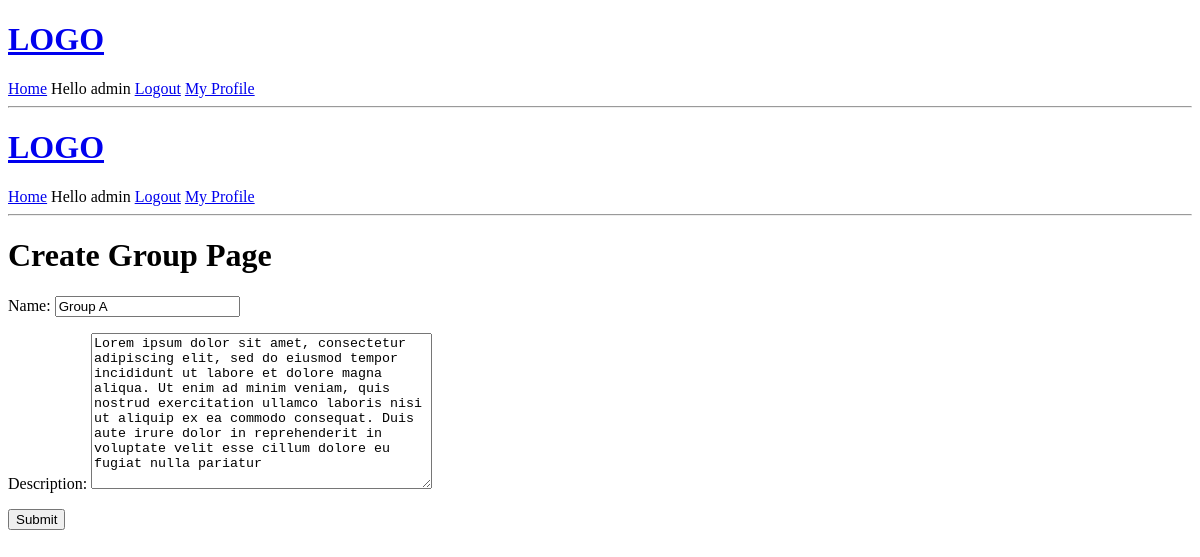
/update-group/1/ (signed in), run on an earlier commit of the app's database.
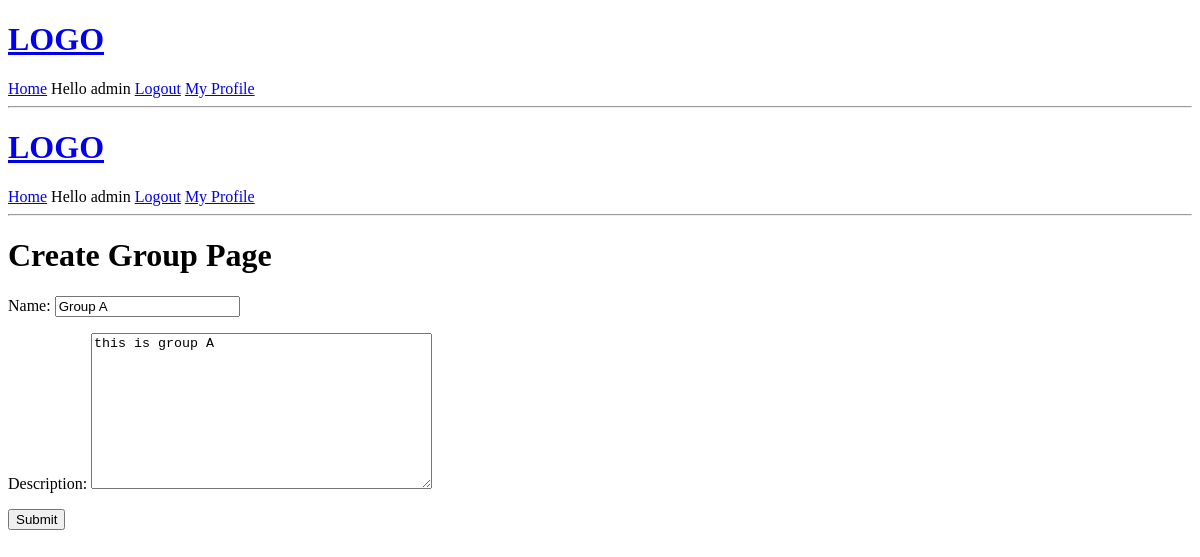
And on a later commit of the database.
### snapp/models.py (models this page shows, shortened)
class Group(models.Model):
  groupCreator = models.ForeignKey(User, on_delete=models.CASCADE)
  name = models.CharField(max_length=200)
  description = models.TextField(null=True, blank=True) # use TextField for large amounts of text, null=True -> can be null, blank=True -> if any form on page - field can be blank# If you allow for blank values, you have to allow for null values since blank values are stored as null.
  members = models.ManyToManyField(User, related_name='members', blank=True) # since you already have user in Group creator -> use related_name, blank form allowed
  lastUpdated = models.DateTimeField(auto_now=True) # automatic - last updated
  dateCreated = models.DateTimeField(auto_now_add=True) # when it was first created - initial timestamp - will never change
  class Meta:
    ordering = ['-lastUpdated', '-dateCreated'] # show the last created / updated group at the top of the page

### snapp/views.py (the view)
# urls.py: path('update-group/<str:pk>/', views.updateGroup, name="updateGroup"),
@login_required(login_url='login')
def updateGroup(request, pk):
  group = Group.objects.get(id=pk)
  form = GroupForm(instance=group) # the form will be prefilled with data about the group
  if request.user != group.groupCreator:  # if user is not the creator of room - they cannot update it
    return HttpResponse('You cannot update since you did not create the group')
  if request.method == 'POST': # if user sent info
    form = GroupForm(request.POST,instance=group)  # populated with the data that the user sent - update a room, do not create a new one
    if form.is_valid(): # validate the data
      form.save()
      return redirect('home')
  context = {'form': form}
  return render(request, 'snapp/group_form.html', context)

### snapp/forms.py
class GroupForm(ModelForm):
  class Meta:
    model = Group
    fields = '__all__'
    exclude = ['groupCreator', 'members']

### snapp/templates/snapp/group_form.html (shortened to what this page needs)
{% extends 'base.html' %}
{% block content %}
{% include 'navbar.html' %}
<h1>Create Group Page</h1>
<div>
  <form method="POST" action="">
    {{ form.as_p }}
    <input type="submit" value="Submit" />
  </form>
</div>
{% endblock content %}

What changed in the data, as far as the page shows it:
changed Group "Group A": description "Lorem ipsum dolor sit amet, consectetur adipiscing elit, sed do eiusmod tempor incididunt ut labore et dolore magna aliqua. Ut enim ad minim veniam, quis nostrud exercitation ullamco laboris nisi ut aliquip ex ea commodo consequat. Duis aute irure dolor in reprehenderit in voluptate velit esse cillum dolore eu fugiat nulla pariatur" → "this is group A"
